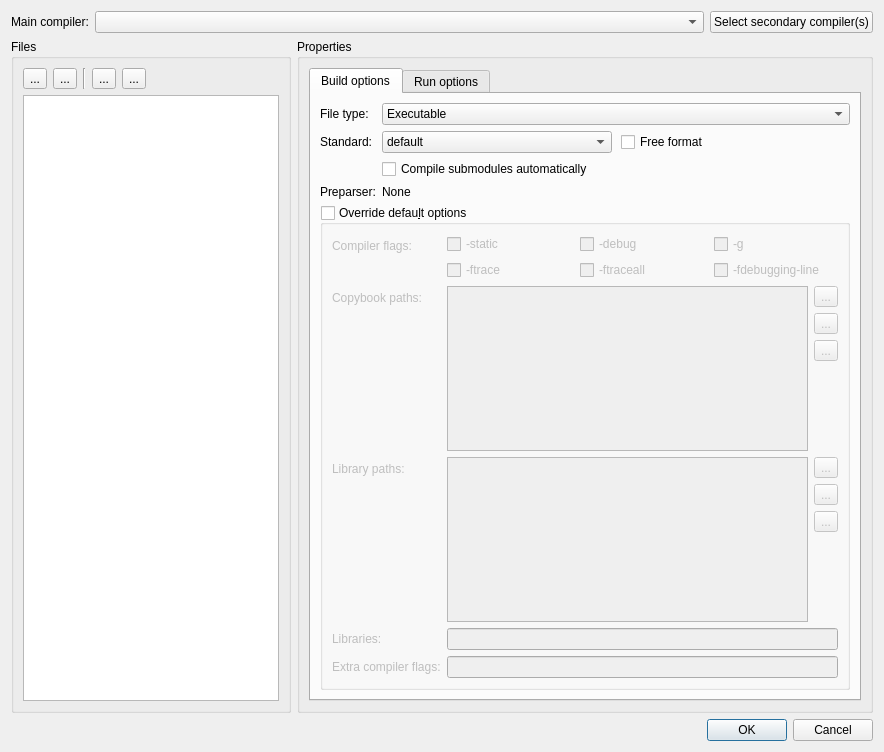
<?xml version="1.0" encoding="UTF-8"?>
<ui version="4.0">
 <class>Dialog</class>
 <widget class="QDialog" name="Dialog">
  <property name="geometry">
   <rect>
    <x>0</x>
    <y>0</y>
    <width>884</width>
    <height>752</height>
   </rect>
  </property>
  <property name="windowTitle">
   <string>Project configuration</string>
  </property>
  <layout class="QVBoxLayout" name="verticalLayout">
   <item>
    <layout class="QFormLayout" name="formLayout">
     <item row="0" column="0">
      <widget class="QLabel" name="label_2">
       <property name="text">
        <string>Main compiler:</string>
       </property>
      </widget>
     </item>
     <item row="0" column="1">
      <layout class="QHBoxLayout" name="horizontalLayout">
       <item>
        <widget class="QComboBox" name="combo_compilers">
         <property name="sizePolicy">
          <sizepolicy hsizetype="Expanding" vsizetype="Fixed">
           <horstretch>0</horstretch>
           <verstretch>0</verstretch>
          </sizepolicy>
         </property>
         <property name="toolTip">
          <string>Select the main compiler.</string>
         </property>
        </widget>
       </item>
       <item>
        <widget class="QPushButton" name="bt_secondary_compilers">
         <property name="toolTip">
          <string>Select secondary compiler that must be run when building the project/file.</string>
         </property>
         <property name="text">
          <string>Select secondary compiler(s)</string>
         </property>
        </widget>
       </item>
      </layout>
     </item>
    </layout>
   </item>
   <item>
    <layout class="QHBoxLayout" name="horizontalLayout_8" stretch="0,1">
     <property name="topMargin">
      <number>0</number>
     </property>
     <item>
      <widget class="QGroupBox" name="group_files">
       <property name="title">
        <string>Files</string>
       </property>
       <layout class="QVBoxLayout" name="verticalLayout_4">
        <item>
         <layout class="QHBoxLayout" name="horizontalLayout_2">
          <property name="topMargin">
           <number>0</number>
          </property>
          <item>
           <widget class="QToolButton" name="bt_add_build">
            <property name="toolTip">
             <string>Add a file to the project build</string>
            </property>
            <property name="text">
             <string>...</string>
            </property>
            <property name="icon">
             <iconset theme="list-add">
              <normaloff>.</normaloff>.</iconset>
            </property>
           </widget>
          </item>
          <item>
           <widget class="QToolButton" name="bt_remove_build">
            <property name="toolTip">
             <string>Remove selected file</string>
            </property>
            <property name="text">
             <string>...</string>
            </property>
            <property name="icon">
             <iconset theme="list-remove">
              <normaloff>.</normaloff>.</iconset>
            </property>
           </widget>
          </item>
          <item>
           <widget class="Line" name="line_2">
            <property name="orientation">
             <enum>Qt::Vertical</enum>
            </property>
           </widget>
          </item>
          <item>
           <widget class="QToolButton" name="bt_move_build_up">
            <property name="toolTip">
             <string>Move selected file up</string>
            </property>
            <property name="text">
             <string>...</string>
            </property>
            <property name="icon">
             <iconset theme="go-up">
              <normaloff>.</normaloff>.</iconset>
            </property>
           </widget>
          </item>
          <item>
           <widget class="QToolButton" name="bt_move_build_down">
            <property name="toolTip">
             <string>Move selected file down</string>
            </property>
            <property name="text">
             <string>...</string>
            </property>
            <property name="icon">
             <iconset theme="go-down">
              <normaloff>.</normaloff>.</iconset>
            </property>
           </widget>
          </item>
          <item>
           <spacer name="horizontalSpacer_2">
            <property name="orientation">
             <enum>Qt::Horizontal</enum>
            </property>
            <property name="sizeHint" stdset="0">
             <size>
              <width>40</width>
              <height>20</height>
             </size>
            </property>
           </spacer>
          </item>
         </layout>
        </item>
        <item>
         <widget class="QListWidget" name="list_build">
          <property name="sizePolicy">
           <sizepolicy hsizetype="Preferred" vsizetype="Expanding">
            <horstretch>0</horstretch>
            <verstretch>0</verstretch>
           </sizepolicy>
          </property>
          <property name="toolTip">
           <string>The list of files to compile. 

The order in the list will determine the compile order.</string>
          </property>
         </widget>
        </item>
       </layout>
      </widget>
     </item>
     <item>
      <widget class="QGroupBox" name="groupBox_2">
       <property name="sizePolicy">
        <sizepolicy hsizetype="Expanding" vsizetype="Preferred">
         <horstretch>0</horstretch>
         <verstretch>0</verstretch>
        </sizepolicy>
       </property>
       <property name="title">
        <string>Properties</string>
       </property>
       <layout class="QGridLayout" name="gridLayout_2">
        <item row="0" column="0">
         <widget class="QTabWidget" name="tabWidget">
          <property name="currentIndex">
           <number>0</number>
          </property>
          <widget class="QWidget" name="tab">
           <attribute name="title">
            <string>Build options</string>
           </attribute>
           <layout class="QVBoxLayout" name="verticalLayout_2" stretch="0,1">
            <item>
             <layout class="QFormLayout" name="formLayout_4">
              <property name="topMargin">
               <number>0</number>
              </property>
              <item row="0" column="0">
               <widget class="QLabel" name="label_3">
                <property name="text">
                 <string>File type:</string>
                </property>
               </widget>
              </item>
              <item row="0" column="1">
               <widget class="QComboBox" name="combo_type">
                <property name="sizePolicy">
                 <sizepolicy hsizetype="Expanding" vsizetype="Fixed">
                  <horstretch>0</horstretch>
                  <verstretch>0</verstretch>
                 </sizepolicy>
                </property>
                <property name="toolTip">
                 <string>Choose the file type: module or executable.</string>
                </property>
                <item>
                 <property name="text">
                  <string>Executable</string>
                 </property>
                </item>
                <item>
                 <property name="text">
                  <string>Module</string>
                 </property>
                </item>
               </widget>
              </item>
              <item row="1" column="0">
               <widget class="QLabel" name="label_8">
                <property name="text">
                 <string>Standard:</string>
                </property>
               </widget>
              </item>
              <item row="1" column="1">
               <layout class="QHBoxLayout" name="horizontalLayout_3">
                <property name="spacing">
                 <number>9</number>
                </property>
                <property name="leftMargin">
                 <number>0</number>
                </property>
                <item>
                 <widget class="QComboBox" name="combo_standard">
                  <property name="toolTip">
                   <string>Choose the COBOL standard</string>
                  </property>
                  <item>
                   <property name="text">
                    <string>default</string>
                   </property>
                  </item>
                  <item>
                   <property name="text">
                    <string>cobol2002</string>
                   </property>
                  </item>
                  <item>
                   <property name="text">
                    <string>cobol85</string>
                   </property>
                  </item>
                  <item>
                   <property name="text">
                    <string>ibm</string>
                   </property>
                  </item>
                  <item>
                   <property name="text">
                    <string>mvs</string>
                   </property>
                  </item>
                  <item>
                   <property name="text">
                    <string>bs2000</string>
                   </property>
                  </item>
                  <item>
                   <property name="text">
                    <string>mf</string>
                   </property>
                  </item>
                  <item>
                   <property name="text">
                    <string>acu</string>
                   </property>
                  </item>
                  <item>
                   <property name="text">
                    <string>cobol2014</string>
                   </property>
                  </item>
                  <item>
                   <property name="text">
                    <string>none</string>
                   </property>
                  </item>
                 </widget>
                </item>
                <item>
                 <widget class="QCheckBox" name="cb_free_format">
                  <property name="toolTip">
                   <string>&lt;html&gt;&lt;head/&gt;&lt;body&gt;&lt;p&gt;Enable free format support.&lt;/p&gt;&lt;/body&gt;&lt;/html&gt;</string>
                  </property>
                  <property name="text">
                   <string>Free format</string>
                  </property>
                 </widget>
                </item>
               </layout>
              </item>
              <item row="3" column="0">
               <widget class="QLabel" name="label_4">
                <property name="text">
                 <string>Preparser:</string>
                </property>
               </widget>
              </item>
              <item row="3" column="1">
               <widget class="QLabel" name="lbl_preparser_name">
                <property name="text">
                 <string>None</string>
                </property>
               </widget>
              </item>
              <item row="2" column="1">
               <widget class="QCheckBox" name="cb_compile_submodules">
                <property name="toolTip">
                 <string>Check this to automatically detect and compile the submodules.</string>
                </property>
                <property name="text">
                 <string>Compile submodules automatically</string>
                </property>
               </widget>
              </item>
             </layout>
            </item>
            <item>
             <widget class="QGroupBox" name="group_override_build_options">
              <property name="toolTip">
               <string>Setup custom options. If unchecked, the default options of the selected compiler configuration will be applied.</string>
              </property>
              <property name="title">
               <string>Override defau&amp;lt options</string>
              </property>
              <property name="checkable">
               <bool>true</bool>
              </property>
              <property name="checked">
               <bool>false</bool>
              </property>
              <layout class="QFormLayout" name="formLayout_2">
               <item row="1" column="0">
                <widget class="QLabel" name="label_15">
                 <property name="text">
                  <string>Compiler flags:</string>
                 </property>
                </widget>
               </item>
               <item row="1" column="1">
                <layout class="QGridLayout" name="gridLayout_5">
                 <property name="leftMargin">
                  <number>0</number>
                 </property>
                 <property name="topMargin">
                  <number>0</number>
                 </property>
                 <property name="horizontalSpacing">
                  <number>9</number>
                 </property>
                 <property name="verticalSpacing">
                  <number>6</number>
                 </property>
                 <item row="2" column="0">
                  <widget class="QCheckBox" name="cb_ftrace">
                   <property name="toolTip">
                    <string>&lt;html&gt;&lt;head/&gt;&lt;body&gt;&lt;p&gt;Generate trace code&lt;/p&gt;&lt;p&gt;   - Executed SECTION/PARAGRAPH&lt;/p&gt;&lt;/body&gt;&lt;/html&gt;</string>
                   </property>
                   <property name="text">
                    <string>-ftrace</string>
                   </property>
                  </widget>
                 </item>
                 <item row="0" column="0">
                  <widget class="QCheckBox" name="cb_static">
                   <property name="toolTip">
                    <string>Link statically</string>
                   </property>
                   <property name="text">
                    <string>-static</string>
                   </property>
                  </widget>
                 </item>
                 <item row="2" column="2">
                  <widget class="QCheckBox" name="cb_debugging_line">
                   <property name="toolTip">
                    <string>&lt;html&gt;&lt;head/&gt;&lt;body&gt;&lt;p&gt;Enable debugging lines&lt;/p&gt;&lt;p&gt;  - 'D' in indicator column or floating &amp;gt;&amp;gt;D&lt;/p&gt;&lt;/body&gt;&lt;/html&gt;</string>
                   </property>
                   <property name="text">
                    <string>-fdebugging-line</string>
                   </property>
                  </widget>
                 </item>
                 <item row="2" column="1">
                  <widget class="QCheckBox" name="cb_ftraceall">
                   <property name="toolTip">
                    <string>&lt;html&gt;&lt;head/&gt;&lt;body&gt;&lt;p&gt;Generate trace code&lt;/p&gt;&lt;p&gt;  - Executed SECTION/PARAGRAPH/STATEMENTS&lt;/p&gt;&lt;p&gt;  - Turned on by -debug&lt;/p&gt;&lt;/body&gt;&lt;/html&gt;</string>
                   </property>
                   <property name="text">
                    <string>-ftraceall</string>
                   </property>
                  </widget>
                 </item>
                 <item row="0" column="1">
                  <widget class="QCheckBox" name="cb_debug">
                   <property name="toolTip">
                    <string>Enable all run-time error checking
</string>
                   </property>
                   <property name="text">
                    <string>-debug</string>
                   </property>
                  </widget>
                 </item>
                 <item row="0" column="2">
                  <widget class="QCheckBox" name="cb_g">
                   <property name="toolTip">
                    <string>Enable C compiler debug / stack check / trace</string>
                   </property>
                   <property name="text">
                    <string>-g</string>
                   </property>
                  </widget>
                 </item>
                </layout>
               </item>
               <item row="2" column="0">
                <widget class="QLabel" name="label_37">
                 <property name="text">
                  <string>Copybook paths:</string>
                 </property>
                </widget>
               </item>
               <item row="2" column="1">
                <layout class="QHBoxLayout" name="horizontalLayout_12" stretch="1,0">
                 <property name="sizeConstraint">
                  <enum>QLayout::SetMaximumSize</enum>
                 </property>
                 <property name="leftMargin">
                  <number>0</number>
                 </property>
                 <item>
                  <widget class="QListWidget" name="list_copy_paths">
                   <property name="toolTip">
                    <string>The list of copybook paths.</string>
                   </property>
                  </widget>
                 </item>
                 <item>
                  <layout class="QVBoxLayout" name="verticalLayout_12">
                   <property name="leftMargin">
                    <number>0</number>
                   </property>
                   <item>
                    <widget class="QToolButton" name="bt_abs_copy_path">
                     <property name="toolTip">
                      <string>Add an absolute copybook path</string>
                     </property>
                     <property name="text">
                      <string>...</string>
                     </property>
                     <property name="icon">
                      <iconset theme="document-open">
                       <normaloff>.</normaloff>.</iconset>
                     </property>
                    </widget>
                   </item>
                   <item>
                    <widget class="QToolButton" name="bt_rel_copy_path">
                     <property name="toolTip">
                      <string>Add a relative copybook path</string>
                     </property>
                     <property name="text">
                      <string>...</string>
                     </property>
                     <property name="icon">
                      <iconset theme="list-add">
                       <normaloff>.</normaloff>.</iconset>
                     </property>
                    </widget>
                   </item>
                   <item>
                    <widget class="QToolButton" name="bt_rm_copy_path">
                     <property name="toolTip">
                      <string>Delete selected path</string>
                     </property>
                     <property name="text">
                      <string>...</string>
                     </property>
                     <property name="icon">
                      <iconset theme="list-remove">
                       <normaloff>.</normaloff>.</iconset>
                     </property>
                    </widget>
                   </item>
                   <item>
                    <spacer name="verticalSpacer_4">
                     <property name="orientation">
                      <enum>Qt::Vertical</enum>
                     </property>
                     <property name="sizeHint" stdset="0">
                      <size>
                       <width>20</width>
                       <height>40</height>
                      </size>
                     </property>
                    </spacer>
                   </item>
                  </layout>
                 </item>
                </layout>
               </item>
               <item row="3" column="0">
                <widget class="QLabel" name="label_17">
                 <property name="text">
                  <string>Library paths:</string>
                 </property>
                </widget>
               </item>
               <item row="3" column="1">
                <layout class="QHBoxLayout" name="horizontalLayout_10">
                 <property name="sizeConstraint">
                  <enum>QLayout::SetMaximumSize</enum>
                 </property>
                 <property name="leftMargin">
                  <number>0</number>
                 </property>
                 <item>
                  <widget class="QListWidget" name="list_lib_paths">
                   <property name="toolTip">
                    <string>&lt;html&gt;&lt;head/&gt;&lt;body&gt;&lt;p&gt;The list of library paths.&lt;/p&gt;&lt;/body&gt;&lt;/html&gt;</string>
                   </property>
                  </widget>
                 </item>
                 <item>
                  <layout class="QVBoxLayout" name="verticalLayout_5">
                   <property name="leftMargin">
                    <number>0</number>
                   </property>
                   <item>
                    <widget class="QToolButton" name="bt_abs_lib_path">
                     <property name="toolTip">
                      <string>Add an absolute library path</string>
                     </property>
                     <property name="text">
                      <string>...</string>
                     </property>
                     <property name="icon">
                      <iconset theme="document-open">
                       <normaloff>.</normaloff>.</iconset>
                     </property>
                    </widget>
                   </item>
                   <item>
                    <widget class="QToolButton" name="bt_rel_lib_path">
                     <property name="toolTip">
                      <string>Add a relative library path</string>
                     </property>
                     <property name="text">
                      <string>...</string>
                     </property>
                     <property name="icon">
                      <iconset theme="list-add">
                       <normaloff>.</normaloff>.</iconset>
                     </property>
                    </widget>
                   </item>
                   <item>
                    <widget class="QToolButton" name="bt_delete_lib_path">
                     <property name="toolTip">
                      <string>Delete selected path</string>
                     </property>
                     <property name="text">
                      <string>...</string>
                     </property>
                     <property name="icon">
                      <iconset theme="list-remove">
                       <normaloff>.</normaloff>.</iconset>
                     </property>
                    </widget>
                   </item>
                   <item>
                    <spacer name="verticalSpacer_3">
                     <property name="orientation">
                      <enum>Qt::Vertical</enum>
                     </property>
                     <property name="sizeHint" stdset="0">
                      <size>
                       <width>20</width>
                       <height>40</height>
                      </size>
                     </property>
                    </spacer>
                   </item>
                  </layout>
                 </item>
                </layout>
               </item>
               <item row="4" column="0">
                <widget class="QLabel" name="label_18">
                 <property name="text">
                  <string>Libraries:</string>
                 </property>
                </widget>
               </item>
               <item row="4" column="1">
                <widget class="QLineEdit" name="edit_libs">
                 <property name="toolTip">
                  <string>&lt;html&gt;&lt;head/&gt;&lt;body&gt;&lt;p&gt;The list of  libraries you would like your programs to link with (-l option).&lt;/p&gt;&lt;p&gt;Each entry in the list must be separated by a semi-colon.&lt;/p&gt;&lt;/body&gt;&lt;/html&gt;</string>
                 </property>
                </widget>
               </item>
               <item row="5" column="0">
                <widget class="QLabel" name="label_35">
                 <property name="text">
                  <string>Extra compiler flags:</string>
                 </property>
                </widget>
               </item>
               <item row="5" column="1">
                <widget class="QLineEdit" name="edit_extra_flags">
                 <property name="toolTip">
                  <string>&lt;html&gt;&lt;head/&gt;&lt;body&gt;&lt;p&gt;List of extra compiler flags. Each entry in the list must be separated by a semi-colon (;).&lt;/p&gt;&lt;/body&gt;&lt;/html&gt;</string>
                 </property>
                </widget>
               </item>
              </layout>
             </widget>
            </item>
           </layout>
          </widget>
          <widget class="QWidget" name="tab_2">
           <attribute name="title">
            <string>Run options</string>
           </attribute>
           <layout class="QGridLayout" name="gridLayout">
            <item row="0" column="0">
             <widget class="QGroupBox" name="group_run">
              <property name="toolTip">
               <string>&lt;html&gt;&lt;head/&gt;&lt;body&gt;&lt;p&gt;Enable/Disable run. &lt;/p&gt;&lt;p&gt;If checked, the result of the compilation of this file can be run and a corresponding entry will appear in the run configurations menu. &lt;/p&gt;&lt;p&gt;This is enabled by default for all executables but you can also enable it for modules. In that case the module will be run using &lt;span style=&quot; font-weight:600;&quot;&gt;cobcrun.&lt;/span&gt;&lt;/p&gt;&lt;/body&gt;&lt;/html&gt;</string>
              </property>
              <property name="title">
               <string>Runnab&amp;le</string>
              </property>
              <property name="checkable">
               <bool>true</bool>
              </property>
              <layout class="QFormLayout" name="formLayout_3">
               <item row="0" column="0">
                <widget class="QLabel" name="label">
                 <property name="text">
                  <string>Arguments:</string>
                 </property>
                </widget>
               </item>
               <item row="0" column="1">
                <widget class="QLineEdit" name="edit_args">
                 <property name="toolTip">
                  <string>The list of arguments to pass to the executable</string>
                 </property>
                </widget>
               </item>
               <item row="1" column="1">
                <widget class="QCheckBox" name="cb_external_term">
                 <property name="toolTip">
                  <string>Run executable in an external terminal. Check this if you're using the SCREEN SECTION or some advanced ACCEPT/DISPLAY extensions.</string>
                 </property>
                 <property name="text">
                  <string>Run in external terminal</string>
                 </property>
                </widget>
               </item>
               <item row="2" column="0">
                <widget class="QLabel" name="label_5">
                 <property name="text">
                  <string>Environment:</string>
                 </property>
                </widget>
               </item>
               <item row="2" column="1">
                <layout class="QHBoxLayout" name="horizontalLayout_4">
                 <property name="topMargin">
                  <number>0</number>
                 </property>
                 <item>
                  <widget class="QTableWidget" name="table_vars">
                   <property name="toolTip">
                    <string>The list of enviromnent variables to set on the process that is being run.</string>
                   </property>
                   <property name="sizeAdjustPolicy">
                    <enum>QAbstractScrollArea::AdjustIgnored</enum>
                   </property>
                   <attribute name="horizontalHeaderCascadingSectionResizes">
                    <bool>true</bool>
                   </attribute>
                   <attribute name="horizontalHeaderStretchLastSection">
                    <bool>true</bool>
                   </attribute>
                   <attribute name="verticalHeaderVisible">
                    <bool>false</bool>
                   </attribute>
                   <column>
                    <property name="text">
                     <string>Key</string>
                    </property>
                   </column>
                   <column>
                    <property name="text">
                     <string>Value</string>
                    </property>
                   </column>
                  </widget>
                 </item>
                 <item>
                  <layout class="QVBoxLayout" name="verticalLayout_3">
                   <property name="leftMargin">
                    <number>0</number>
                   </property>
                   <item>
                    <widget class="QToolButton" name="bt_add_var">
                     <property name="text">
                      <string/>
                     </property>
                     <property name="icon">
                      <iconset theme="list-add">
                       <normaloff>.</normaloff>.</iconset>
                     </property>
                    </widget>
                   </item>
                   <item>
                    <widget class="QToolButton" name="bt_rm_var">
                     <property name="text">
                      <string/>
                     </property>
                     <property name="icon">
                      <iconset theme="list-remove">
                       <normaloff>.</normaloff>.</iconset>
                     </property>
                    </widget>
                   </item>
                   <item>
                    <spacer name="verticalSpacer">
                     <property name="orientation">
                      <enum>Qt::Vertical</enum>
                     </property>
                     <property name="sizeHint" stdset="0">
                      <size>
                       <width>20</width>
                       <height>40</height>
                      </size>
                     </property>
                    </spacer>
                   </item>
                  </layout>
                 </item>
                </layout>
               </item>
              </layout>
             </widget>
            </item>
           </layout>
          </widget>
         </widget>
        </item>
       </layout>
      </widget>
     </item>
    </layout>
   </item>
   <item>
    <widget class="QDialogButtonBox" name="buttonBox">
     <property name="orientation">
      <enum>Qt::Horizontal</enum>
     </property>
     <property name="standardButtons">
      <set>QDialogButtonBox::Cancel|QDialogButtonBox::Ok</set>
     </property>
    </widget>
   </item>
  </layout>
 </widget>
 <resources/>
 <connections>
  <connection>
   <sender>buttonBox</sender>
   <signal>accepted()</signal>
   <receiver>Dialog</receiver>
   <slot>accept()</slot>
   <hints>
    <hint type="sourcelabel">
     <x>248</x>
     <y>254</y>
    </hint>
    <hint type="destinationlabel">
     <x>157</x>
     <y>274</y>
    </hint>
   </hints>
  </connection>
  <connection>
   <sender>buttonBox</sender>
   <signal>rejected()</signal>
   <receiver>Dialog</receiver>
   <slot>reject()</slot>
   <hints>
    <hint type="sourcelabel">
     <x>316</x>
     <y>260</y>
    </hint>
    <hint type="destinationlabel">
     <x>286</x>
     <y>274</y>
    </hint>
   </hints>
  </connection>
 </connections>
</ui>
